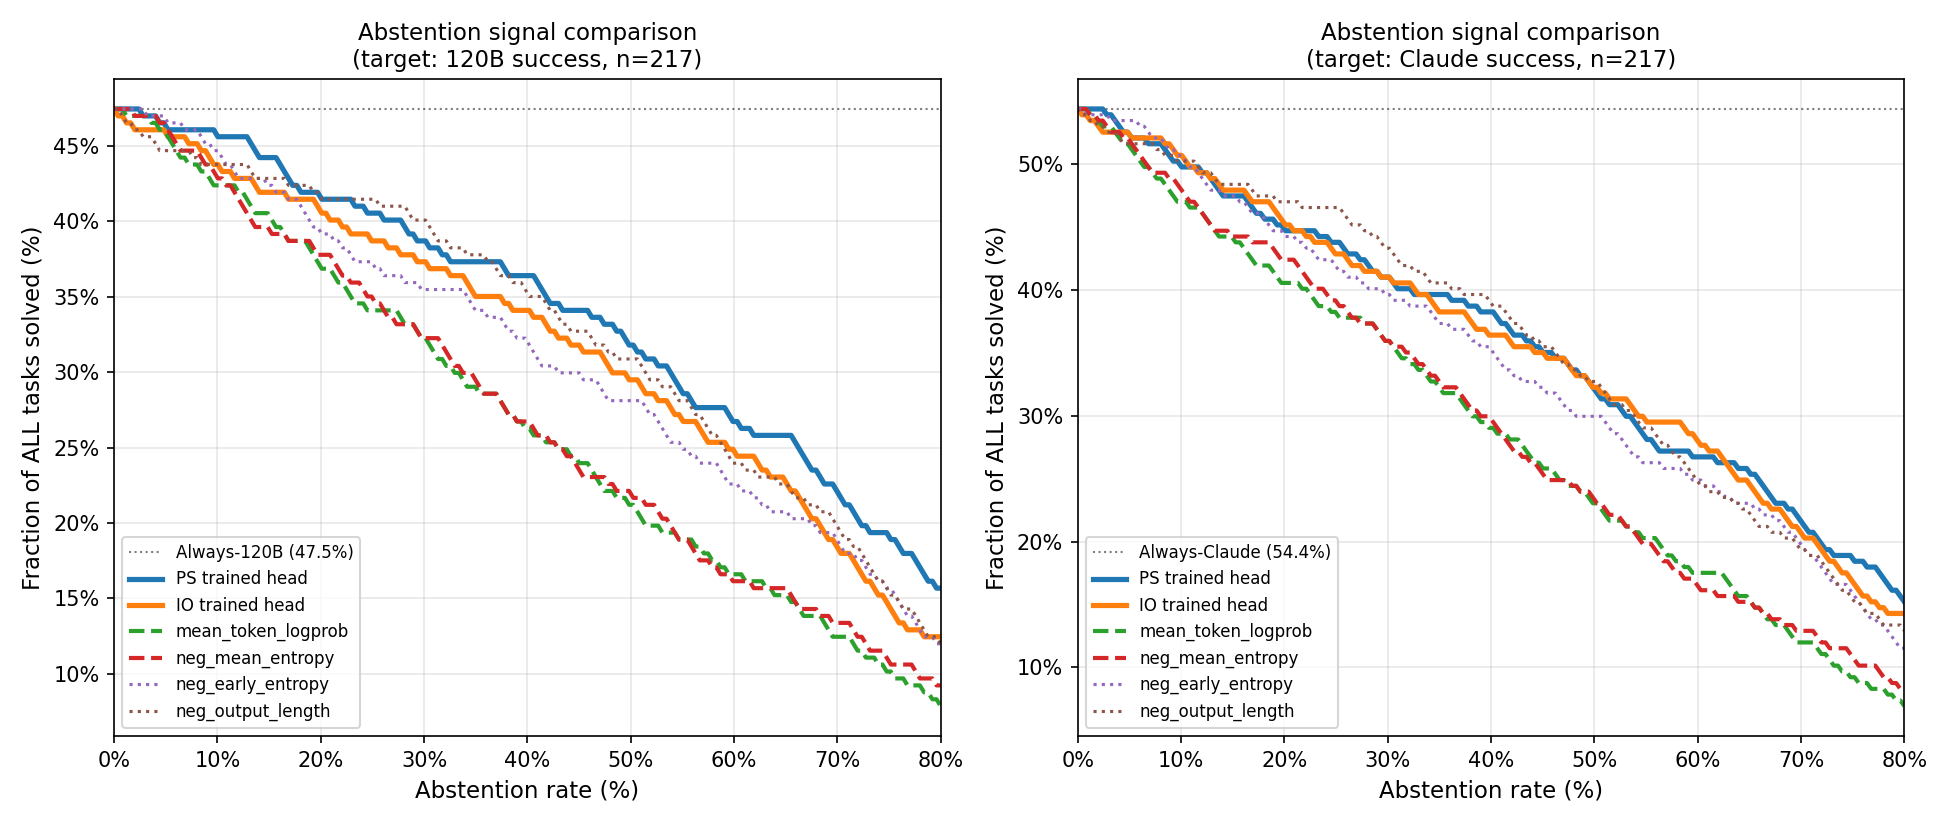

The script that saved this image:
"""
Entropy abstention baseline.

Uses teacher-forcing to compute per-token entropy of the saved 4B outputs
(no re-generation needed). The original outputs are already stored in the eval
parquet, so the Daytona eval labels are valid — we're asking: "given the output
the 4B model actually produced, how uncertain was it token-by-token?"

Two modes:

  --mode collect   Load eval parquet, run Qwen3-4B in teacher-forcing mode,
                   save (instance_id, signals) to LOGPROBS_OUT.
                   Requires a GPU. ~10 min for 217 instances on one A100.

  --mode analyze   Load saved logprobs + labels, compute AUROC/Spearman vs
                   PS and IO trained signals. Print table and save figure.

Usage:
  # Step 1 — collect (GPU required):
  python analysis/entropy_abstention.py --mode collect

  # Step 2 — analyze (CPU fine):
  python analysis/entropy_abstention.py --mode analyze

Signals computed per instance:
  mean_token_entropy   — average H(softmax(logits)) across all output tokens
                         (full-vocab entropy, exact via teacher-forcing)
  mean_token_logprob   — average log P(chosen_token); ≈ negative perplexity
  early_entropy        — mean entropy over first 256 output tokens
                         (captures model uncertainty when deciding approach)
  output_length        — number of generated tokens (longer = harder?)
"""

from __future__ import annotations

import argparse
import json
from pathlib import Path

import numpy as np
import pandas as pd
from scipy.stats import spearmanr
from sklearn.metrics import roc_auc_score

# ── paths ──────────────────────────────────────────────────────────────────────
REAL_LABELS_DIR = (
    "/mnt/llmd/results/exps/aristides/reason/"
    "offline_router_swe_smith_train1500_real_labels_4route_1780639659/collect/"
)
PS_PATH = (
    "/mnt/llmd/results/exps/aristides/reason/"
    "offline_router_swe_smith_train1500_real_4route_qwen3_embedding_8b_lora_reward_bce_r32_qkvo_mlp_10epoch_1781112916/"
    "train_qwen3_embedding_8b_lora_reward_bce_10epoch/eval_predictions.jsonl"
)
IO_PATH = (
    "/mnt/llmd/results/exps/aristides/reason/"
    "offline_router_swe_smith_train1500_real_4route_qwen3_embedding_8b_lora_reward_bce_r32_qkvo_mlp_input_only_10epoch_1781112942/"
    "train_qwen3_embedding_8b_lora_reward_bce_10epoch/eval_predictions.jsonl"
)
CLAUDE_REPORT = "logs/run_evaluation/claude_sonnet_eval286_daytona/report.json"

MODEL_NAME   = "Qwen/Qwen3-4B-Instruct-2507"
LOGPROBS_OUT = "/home/toolkit/PipelineRL-SWE/analysis/entropy_logprobs.jsonl"
FIGURE_OUT   = "/home/toolkit/PipelineRL-SWE/analysis/entropy_abstention.png"
RESULTS_OUT  = "/home/toolkit/PipelineRL-SWE/analysis/entropy_abstention_results.json"

EARLY_WINDOW = 256  # tokens for "early entropy" signal


# ── data loading helpers ───────────────────────────────────────────────────────

def load_eval_parquet() -> pd.DataFrame:
    dfs = [pd.read_parquet(p) for p in Path(REAL_LABELS_DIR + "eval").glob("*.parquet")]
    return pd.concat(dfs).set_index("problem_id")


def load_preds(path: str) -> dict[str, np.ndarray]:
    out = {}
    with open(path) as f:
        for line in f:
            d = json.loads(line)
            out[d["problem_id"]] = np.array(d["pred_rewards"])
    return out


def load_claude_resolved() -> set[str]:
    with open(CLAUDE_REPORT) as f:
        report = json.load(f)
    return set(report["ids_resolved"])


# ── collect: teacher-forcing logprob extraction ───────────────────────────────

def collect(args):
    import torch
    import torch.nn.functional as F
    from transformers import AutoModelForCausalLM, AutoTokenizer

    eval_df = load_eval_parquet()

    # Filter to instances that have primary_output_text saved
    valid = eval_df[eval_df["primary_output_text"].apply(
        lambda x: isinstance(x, str) and len(x) > 0
    )]
    print(f"Instances with saved primary_output_text: {len(valid)}")

    device = torch.device("cuda" if torch.cuda.is_available() else "cpu")
    print(f"Device: {device}")
    print(f"Loading {MODEL_NAME}...")

    tokenizer = AutoTokenizer.from_pretrained(MODEL_NAME, padding_side="left")
    model = AutoModelForCausalLM.from_pretrained(
        MODEL_NAME,
        torch_dtype=torch.bfloat16,
        attn_implementation="flash_attention_2",
        device_map="auto",
    )
    model.eval()

    # Load already-done IDs for resume
    done: set[str] = set()
    if Path(LOGPROBS_OUT).exists():
        with open(LOGPROBS_OUT) as f:
            for line in f:
                rec = json.loads(line)
                done.add(rec["instance_id"])
        print(f"Resuming — {len(done)} already done")

    out_f = open(LOGPROBS_OUT, "a")
    todo = [(pid, row) for pid, row in valid.iterrows() if pid not in done]
    print(f"Processing {len(todo)} instances...")

    for i, (pid, row) in enumerate(todo):
        prompt_text    = row["prompt_text"]
        output_text    = row["primary_output_text"]

        # Reconstruct the full sequence: prompt + assistant turn
        # prompt_text already ends with <|im_end|> after the user turn
        assistant_prefix = "\n<|im_start|>assistant\n"
        full_text = prompt_text + assistant_prefix + output_text

        # Tokenize
        enc_full   = tokenizer(full_text,   return_tensors="pt", truncation=True, max_length=32768)
        enc_prompt = tokenizer(prompt_text + assistant_prefix, return_tensors="pt", truncation=True, max_length=32768)

        prompt_len  = enc_prompt["input_ids"].shape[1]
        full_ids    = enc_full["input_ids"].to(device)
        output_len  = full_ids.shape[1] - prompt_len

        if output_len <= 0:
            print(f"  [{i+1}/{len(todo)}] {pid}: output truncated to zero, skipping")
            continue

        # Forward pass — teacher forcing
        with torch.no_grad():
            logits = model(input_ids=full_ids).logits  # (1, seq_len, vocab)

        # Logits at position t predict token t+1.
        # Output tokens span positions [prompt_len .. prompt_len+output_len-1] in full_ids.
        # The logits that predict them are at positions [prompt_len-1 .. prompt_len+output_len-2].
        out_logits = logits[0, prompt_len - 1: prompt_len - 1 + output_len, :]  # (output_len, vocab)
        out_ids    = full_ids[0, prompt_len: prompt_len + output_len]            # (output_len,)

        # Per-token log-probability of the actual generated token
        log_probs   = F.log_softmax(out_logits.float(), dim=-1)
        token_lp    = log_probs[torch.arange(output_len), out_ids]  # (output_len,)

        # Per-token entropy: H = -∑ p log p (exact, full vocab)
        probs         = F.softmax(out_logits.float(), dim=-1)
        token_entropy = -(probs * log_probs).sum(dim=-1)             # (output_len,)

        lp_np  = token_lp.cpu().float().numpy()
        ent_np = token_entropy.cpu().float().numpy()

        early_n = min(EARLY_WINDOW, output_len)
        record = {
            "instance_id":       pid,
            "output_length":     int(output_len),
            "mean_token_logprob": float(lp_np.mean()),
            "mean_token_entropy": float(ent_np.mean()),
            "early_entropy":      float(ent_np[:early_n].mean()),
            "cumulative_logprob": float(lp_np.sum()),
        }
        out_f.write(json.dumps(record) + "\n")
        out_f.flush()

        if (i + 1) % 10 == 0 or i == 0:
            print(f"  [{i+1}/{len(todo)}] {pid}: "
                  f"len={output_len} mean_lp={record['mean_token_logprob']:.3f} "
                  f"mean_H={record['mean_token_entropy']:.3f}")

    out_f.close()
    print(f"\nSaved logprobs to {LOGPROBS_OUT}")


# ── analyze: compare entropy vs trained signals ───────────────────────────────

def analyze(args):
    import matplotlib
    matplotlib.use("Agg")
    import matplotlib.pyplot as plt
    import matplotlib.ticker as mticker

    # Load logprobs
    logprobs: dict[str, dict] = {}
    with open(LOGPROBS_OUT) as f:
        for line in f:
            rec = json.loads(line)
            logprobs[rec["instance_id"]] = rec

    # Load labels
    eval_df    = load_eval_parquet()
    ps_preds   = load_preds(PS_PATH)
    io_preds   = load_preds(IO_PATH)
    claude_res = load_claude_resolved()

    claude_all = set()
    with open(CLAUDE_REPORT) as f:
        report = json.load(f)
    claude_all = set(report["ids_resolved"]) | set(report["ids_unresolved"])

    common = sorted(
        eval_df.index.intersection(ps_preds).intersection(io_preds)
        .intersection(claude_all).intersection(logprobs)
    )
    N = len(common)
    print(f"Analysis set: {N} instances")

    successes = np.array([eval_df.loc[p, "route_successes"] for p in common])
    ps_signal = np.array([ps_preds[p].mean() for p in common])
    io_signal = np.array([io_preds[p].mean() for p in common])
    s120b     = successes[:, 3].astype(float)
    s_claude  = np.array([p in claude_res for p in common], dtype=float)

    # Entropy signals (negated so that HIGH = model is CONFIDENT = should keep)
    ent_signals = {
        "mean_token_logprob (↑ = confident)":   np.array([logprobs[p]["mean_token_logprob"]   for p in common]),
        "neg_mean_entropy (↑ = confident)":     -np.array([logprobs[p]["mean_token_entropy"]   for p in common]),
        "neg_early_entropy (↑ = confident)":    -np.array([logprobs[p]["early_entropy"]        for p in common]),
        "neg_output_length (↑ = confident)":    -np.array([logprobs[p]["output_length"]        for p in common]),
    }
    trained_signals = {
        "PS trained head": ps_signal,
        "IO trained head": io_signal,
    }

    # ── table: Spearman r and AUROC vs 120B and Claude success ────────────────
    results = {"n": N, "signals": {}}

    print(f"\n{'Signal':<42}  {'Sp-r(120B)':>10}  {'AUC(120B)':>10}  {'Sp-r(Cla)':>10}  {'AUC(Cla)':>10}")
    print("-" * 90)

    all_signals = {**ent_signals, **trained_signals}
    for name, sig in all_signals.items():
        sp120 = float(spearmanr(sig, s120b).statistic)
        sp_cl = float(spearmanr(sig, s_claude).statistic)
        auc120 = float(roc_auc_score(s120b, sig))
        auc_cl = float(roc_auc_score(s_claude, sig))
        print(f"  {name:<40}  {sp120:>10.3f}  {auc120:>10.4f}  {sp_cl:>10.3f}  {auc_cl:>10.4f}")
        results["signals"][name] = {"spearman_120b": sp120, "auc_120b": auc120,
                                    "spearman_claude": sp_cl, "auc_claude": auc_cl}

    with open(RESULTS_OUT, "w") as f:
        json.dump(results, f, indent=2)
    print(f"\nSaved results to {RESULTS_OUT}")

    # ── figure: abstention curves ──────────────────────────────────────────────
    alphas = np.linspace(0, 0.80, 200)

    def abstention_solve_curve(signal, target_successes, alphas):
        """Fraction of ALL tasks solved (abstained = 0) as function of α."""
        order = np.argsort(signal)  # ascending = worst signal first = abstain first
        fracs = []
        for a in alphas:
            n_ab  = int(round(a * N))
            kept  = order[n_ab:]
            fracs.append(target_successes[kept].sum() / N)
        return np.array(fracs)

    fig, axes = plt.subplots(1, 2, figsize=(13, 5.5))

    for ax, (target_name, target_s) in zip(axes, [("120B", s120b), ("Claude", s_claude)]):
        base = target_s.mean()
        ax.axhline(base * 100, color="black", lw=1, ls=":", alpha=0.5,
                   label=f"Always-{target_name} ({base*100:.1f}%)")

        styles = [
            ("PS trained head",                "#1f77b4", "-",  2.5),
            ("IO trained head",                "#ff7f0e", "-",  2.5),
            ("mean_token_logprob (↑ = confident)",   "#2ca02c", "--", 2.0),
            ("neg_mean_entropy (↑ = confident)",     "#d62728", "--", 2.0),
            ("neg_early_entropy (↑ = confident)",    "#9467bd", ":",  1.5),
            ("neg_output_length (↑ = confident)",    "#8c564b", ":",  1.5),
        ]
        for label, color, ls, lw in styles:
            curve = abstention_solve_curve(all_signals[label], target_s, alphas)
            ax.plot(alphas * 100, curve * 100, color=color, ls=ls, lw=lw,
                    label=label.split(" (")[0])

        ax.set_xlabel("Abstention rate (%)", fontsize=11)
        ax.set_ylabel("Fraction of ALL tasks solved (%)", fontsize=11)
        ax.set_title(f"Abstention signal comparison\n(target: {target_name} success, n={N})", fontsize=11)
        ax.legend(fontsize=8, loc="lower left")
        ax.grid(True, alpha=0.3)
        ax.xaxis.set_major_formatter(mticker.FormatStrFormatter("%.0f%%"))
        ax.yaxis.set_major_formatter(mticker.FormatStrFormatter("%.0f%%"))
        ax.set_xlim(0, 80)

    plt.tight_layout()
    plt.savefig(FIGURE_OUT, dpi=150)
    print(f"Saved figure to {FIGURE_OUT}")
    plt.close()


# ── main ───────────────────────────────────────────────────────────────────────

def main():
    parser = argparse.ArgumentParser(description=__doc__, formatter_class=argparse.RawDescriptionHelpFormatter)
    parser.add_argument("--mode", choices=["collect", "analyze"], required=True,
                        help="collect: run teacher-forcing inference (GPU); analyze: compare signals")
    parser.add_argument("--model", default=MODEL_NAME,
                        help=f"HuggingFace model name/path for collect mode (default: {MODEL_NAME})")
    args = parser.parse_args()

    if args.mode == "collect":
        collect(args)
    else:
        analyze(args)


if __name__ == "__main__":
    main()
